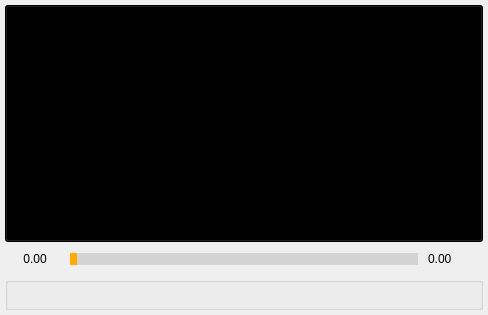
<?xml version="1.0" encoding="UTF-8"?>
<ui version="4.0">
 <class>MainWindow</class>
 <widget class="QMainWindow" name="MainWindow">
  <property name="geometry">
   <rect>
    <x>0</x>
    <y>0</y>
    <width>488</width>
    <height>314</height>
   </rect>
  </property>
  <property name="windowTitle">
   <string>MainWindow</string>
  </property>
  <widget class="QWidget" name="centralwidget">
   <layout class="QVBoxLayout" name="verticalLayout">
    <property name="spacing">
     <number>5</number>
    </property>
    <property name="margin">
     <number>5</number>
    </property>
    <item>
     <widget class="QPushButton" name="button_preview">
      <property name="sizePolicy">
       <sizepolicy hsizetype="Preferred" vsizetype="Preferred">
        <horstretch>0</horstretch>
        <verstretch>0</verstretch>
       </sizepolicy>
      </property>
      <property name="minimumSize">
       <size>
        <width>422</width>
        <height>237</height>
       </size>
      </property>
      <property name="styleSheet">
       <string notr="true">background-color: rgb(0, 0, 0);</string>
      </property>
      <property name="text">
       <string/>
      </property>
     </widget>
    </item>
    <item>
     <layout class="QHBoxLayout" name="horizontalLayout_slider">
      <property name="spacing">
       <number>10</number>
      </property>
      <property name="margin">
       <number>5</number>
      </property>
      <item>
       <widget class="QLabel" name="label_preframe">
        <property name="sizePolicy">
         <sizepolicy hsizetype="Preferred" vsizetype="Fixed">
          <horstretch>0</horstretch>
          <verstretch>0</verstretch>
         </sizepolicy>
        </property>
        <property name="minimumSize">
         <size>
          <width>50</width>
          <height>0</height>
         </size>
        </property>
        <property name="styleSheet">
         <string notr="true">font: 8pt &quot;MS Shell Dlg 2&quot;;</string>
        </property>
        <property name="text">
         <string>0.00</string>
        </property>
        <property name="alignment">
         <set>Qt::AlignCenter</set>
        </property>
       </widget>
      </item>
      <item>
       <widget class="QSlider" name="slider">
        <property name="minimumSize">
         <size>
          <width>0</width>
          <height>15</height>
         </size>
        </property>
        <property name="maximumSize">
         <size>
          <width>16777215</width>
          <height>15</height>
         </size>
        </property>
        <property name="styleSheet">
         <string notr="true">QSlider::groove:horizontal {
border: 1px solid #999999;
height: 10px;

border-radius: 9px;
}

QSlider::handle:horizontal {
width: 10px;
}

QSlider::add-page:qlineargradient {
background: lightgrey;
border-top-right-radius: 9px;
border-bottom-right-radius: 9px;
border-top-left-radius: 0px;
border-bottom-left-radius: 0px;
}

QSlider::sub-page:qlineargradient {
background: #FFAA00;
border-top-right-radius: 0px;
border-bottom-right-radius: 0px;
border-top-left-radius: 9px;
border-bottom-left-radius: 9px;
}</string>
        </property>
        <property name="orientation">
         <enum>Qt::Horizontal</enum>
        </property>
       </widget>
      </item>
      <item>
       <widget class="QLabel" name="label_postframe">
        <property name="sizePolicy">
         <sizepolicy hsizetype="Preferred" vsizetype="Fixed">
          <horstretch>0</horstretch>
          <verstretch>0</verstretch>
         </sizepolicy>
        </property>
        <property name="minimumSize">
         <size>
          <width>50</width>
          <height>0</height>
         </size>
        </property>
        <property name="styleSheet">
         <string notr="true">font: 8pt &quot;MS Shell Dlg 2&quot;;</string>
        </property>
        <property name="text">
         <string>0.00</string>
        </property>
       </widget>
      </item>
     </layout>
    </item>
    <item>
     <widget class="QGroupBox" name="groupBox_control">
      <property name="sizePolicy">
       <sizepolicy hsizetype="Preferred" vsizetype="Fixed">
        <horstretch>0</horstretch>
        <verstretch>0</verstretch>
       </sizepolicy>
      </property>
      <layout class="QHBoxLayout" name="horizontalLayout">
       <property name="spacing">
        <number>10</number>
       </property>
       <property name="margin">
        <number>2</number>
       </property>
       <item>
        <spacer name="horizontalSpacer">
         <property name="orientation">
          <enum>Qt::Horizontal</enum>
         </property>
         <property name="sizeHint" stdset="0">
          <size>
           <width>40</width>
           <height>20</height>
          </size>
         </property>
        </spacer>
       </item>
       <item>
        <layout class="QHBoxLayout" name="horizontalLayout_control">
         <property name="spacing">
          <number>10</number>
         </property>
        </layout>
       </item>
       <item>
        <widget class="Phonon::VolumeSlider" name="volumeSlider">
         <property name="sizePolicy">
          <sizepolicy hsizetype="Preferred" vsizetype="Fixed">
           <horstretch>0</horstretch>
           <verstretch>0</verstretch>
          </sizepolicy>
         </property>
        </widget>
       </item>
      </layout>
     </widget>
    </item>
   </layout>
  </widget>
  <action name="action_backword">
   <property name="text">
    <string>Backword</string>
   </property>
  </action>
  <action name="action_forward">
   <property name="text">
    <string>Forward</string>
   </property>
  </action>
  <action name="action_play">
   <property name="text">
    <string>Play</string>
   </property>
  </action>
  <action name="action_stop">
   <property name="text">
    <string>Stop</string>
   </property>
  </action>
 </widget>
 <customwidgets>
  <customwidget>
   <class>Phonon::VolumeSlider</class>
   <extends>QWidget</extends>
   <header location="global">phonon/volumeslider.h</header>
  </customwidget>
 </customwidgets>
 <resources/>
 <connections/>
</ui>
